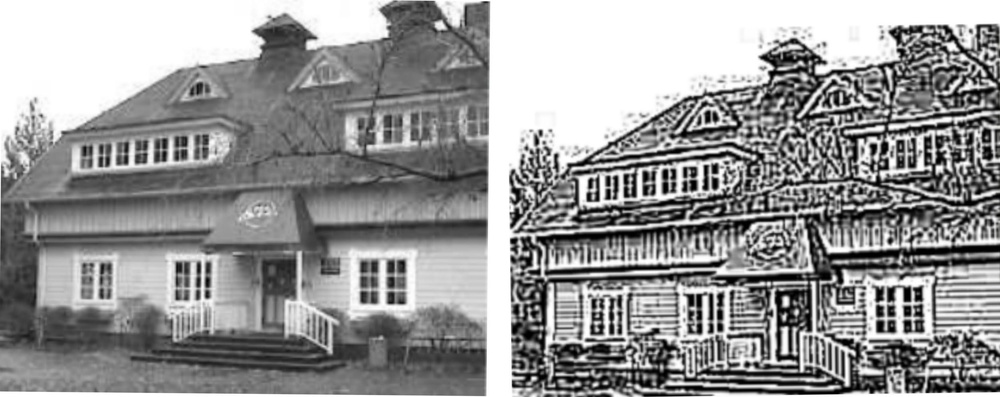
#> input picture Assignments/cv_assignment/images/Convolution12.jpg, 1000 x 397 px, shrunk from 2500 x 993 before the run, given in place of the camera
$ python dialation.py
#> lines starting #> are read from the running program, lines starting #| are printed output that depends on the picture; after the words box and inside, x2 and y2 are one past the last pixel; in counts of white or black regions, pixels touching at a corner belong together
import numpy as np
import cv2
video = cv2.VideoCapture(0)

kernel = np.ones((7,7), np.uint8)

while(video.isOpened()):
    _, frame = video.read()
#> frame is the input picture: shape (397, 1000, 3); mean B, G, R 150.1, 150.1, 150.1

    gray = cv2.cvtColor(frame, cv2.COLOR_BGR2GRAY)
    #cv2.imshow("GRAY image",gray)

    binary = cv2.threshold(gray,100,255,cv2.THRESH_BINARY)[1]
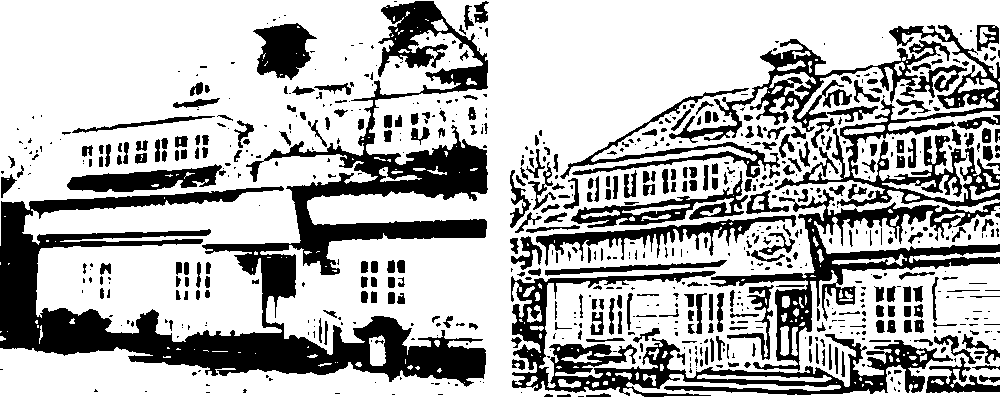
#> binary: shape (397, 1000); 70.4% white; 732 black regions (418 under 20 px), largest, box (x1, y1, x2, y2) and area: (0, 1, 488, 387) 43469, (511, 271, 953, 397) 11675, (710, 189, 1000, 371) 8974
    img1 = cv2.dilate(binary, kernel, iterations=1)
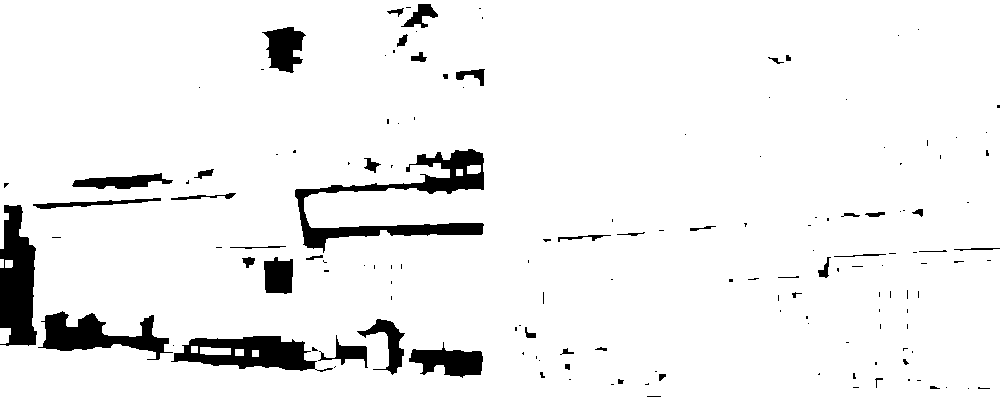
#> img1: shape (397, 1000); 93.9% white; 150 black regions (104 under 20 px), largest, box (x1, y1, x2, y2) and area: (295, 149, 484, 253) 4844, (0, 205, 37, 346) 3840, (171, 336, 333, 372) 3130
    cv2.imshow("Orignal",frame)
    cv2.imshow('BINARY', binary)
    cv2.imshow('Dialation', img1)

    if cv2.waitKey(10) == ord('x'):
#> (key x is pressed here)
        cv2.destroyAllWindows()
        video.release()
        break
